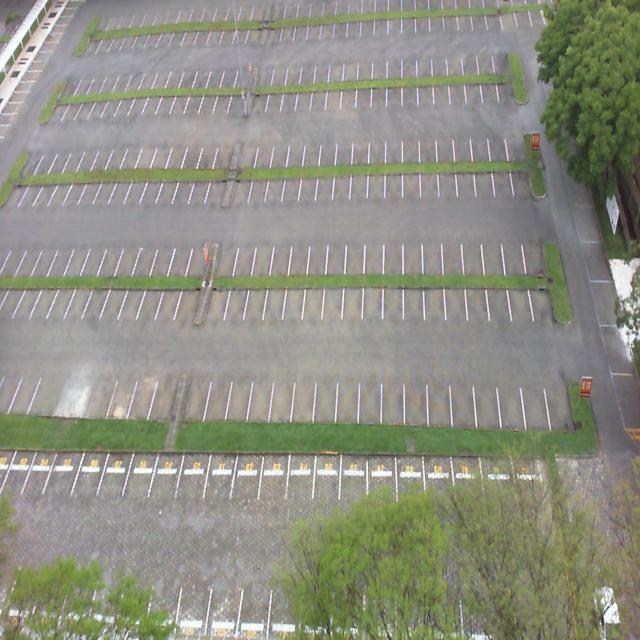
#> input picture empty.jpg, 640 x 640 px, given in place of 1.jpg, which was not available
$ python main.py
#> lines starting #> are read from the running program, lines starting #| are printed output that depends on the picture; after the words box and inside, x2 and y2 are one past the last pixel; in counts of white or black regions, pixels touching at a corner belong together; pictures that were not available may be replaced by others from this repository, and a replacement may not be noted
import cv2 as cv
import os
import glob
import numpy as np
from plots import show_images

def get_jpg_files_without_extension(directory):
    jpg_files = glob.glob(os.path.join(directory, "*.jpg"))
    base_names = [os.path.splitext(os.path.basename(f))[0] for f in jpg_files]
    return base_names

def draw_rectangles_around_cars(image, edges):
    color_image = cv.cvtColor(image, cv.COLOR_GRAY2BGR)
    contours, _ = cv.findContours(edges, cv.RETR_EXTERNAL, cv.CHAIN_APPROX_SIMPLE)

    for contour in contours:
        if 500 < cv.contourArea(contour) < 5000:
            x, y, w, h = cv.boundingRect(contour)
            cv.rectangle(color_image, (x, y), (x + w, y + h), (0, 255, 0), 2)

    return color_image


def save_test_images(image, name, suffix):
    cv.imwrite(f"test/{name}-{suffix}.jpg", image)

def find_parking_slots(image_name):
#> called with image_name = '1'
    image = cv.imread(media_directory + image_name + '.jpg', cv.IMREAD_GRAYSCALE)
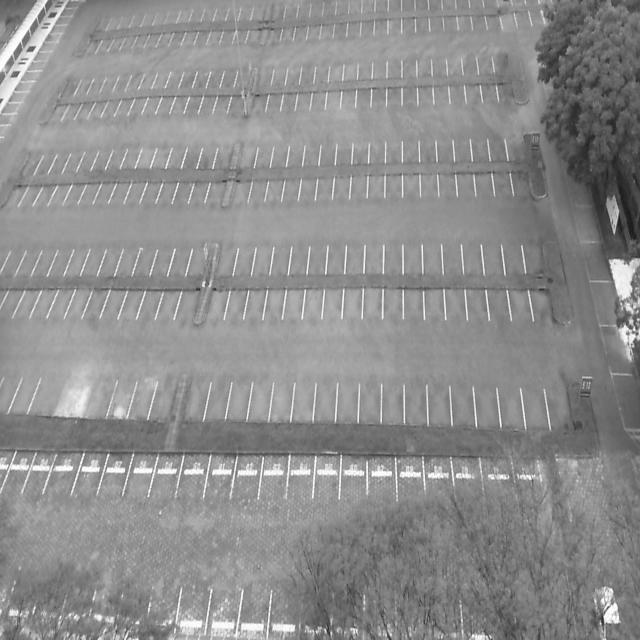
#> image: shape (640, 640); min 24, max 255, mean 141.8
    save_test_images(image, image_name, 'test')

    blurred = cv.medianBlur(image, 1)
    save_test_images(blurred, image_name, 'blurred')

    dilated = cv.dilate(blurred,np.ones((3,3)))
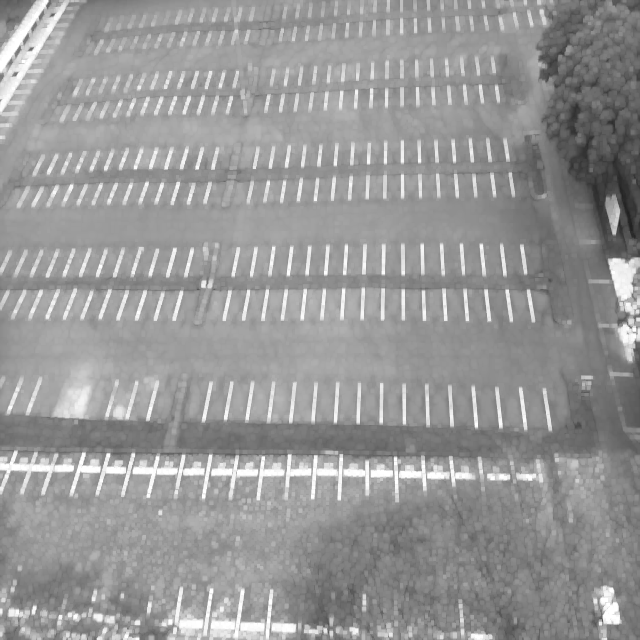
#> dilated: shape (640, 640); min 33, max 255, mean 151.6
    save_test_images(dilated, image_name, 'dilated')

    kernel = cv.getStructuringElement(cv.MORPH_ELLIPSE, (2, 2))
    closing = cv.morphologyEx(dilated, cv.MORPH_CLOSE, kernel)
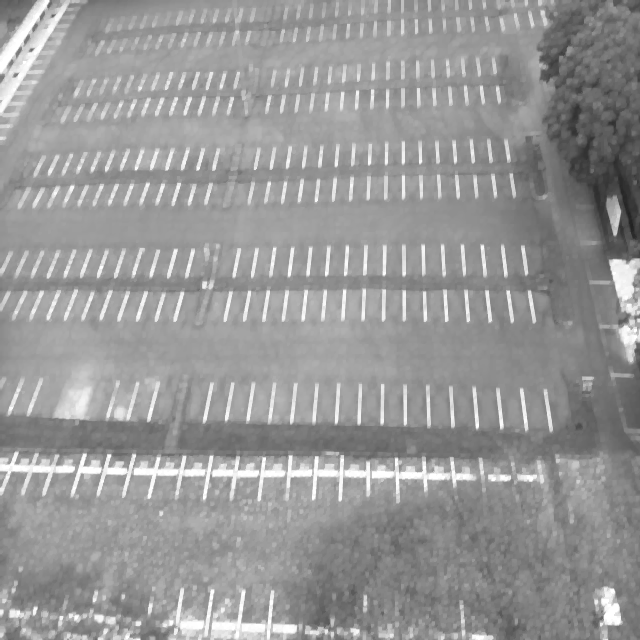
#> closing: shape (640, 640); min 34, max 255, mean 151.9

    edges = cv.Canny(closing, threshold1=50, threshold2=150)
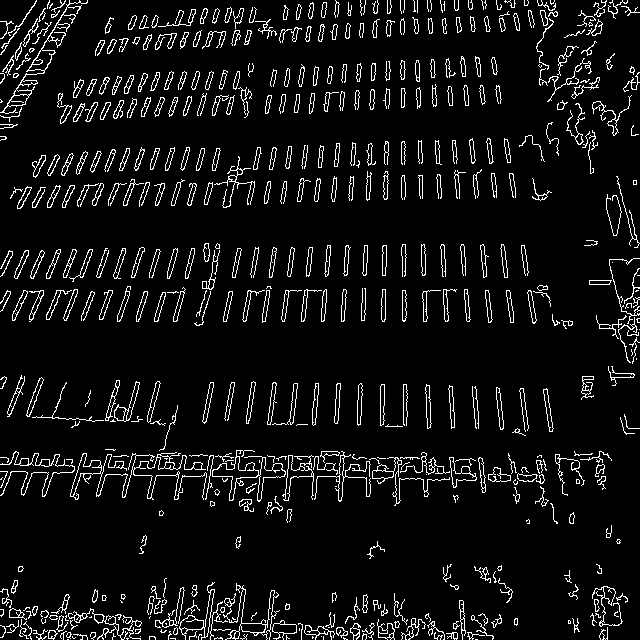
#> edges: shape (640, 640); 7% white in thin lines or dots
    save_test_images(edges, image_name, 'edges')

    rectangles = draw_rectangles_around_cars(image, edges)
#> in draw_rectangles_around_cars, `contours, _ = cv.findContours(edges, cv.RETR_EXTERNAL, cv.CHAIN_APPROX..`: contours = 553 contours, 299 with area under 20; largest, box (x1, y1, x2, y2) and area: (212, 450, 286, 502) 966, (0, 0, 88, 114) 732, (70, 452, 207, 500) 658, (223, 583, 280, 640) 478, (179, 582, 215, 640) 458
#> the loop in draw_rectangles_around_cars, `for contour in contours:` made 553 passes
#> (x, y, w, h) on passes 180, 186, 550: (70, 452, 137, 48), (212, 450, 74, 52), (0, 0, 88, 114)
#> contour on passes 1, 2, 3, 4, 7, 8: [[475, 639], [477, 639]], [[67, 639], [68, 639]], [[170, 638], [174, 638], [175, 639], [175, 638]], [[126, 638], [127, 639], [128, 638]], [[323, 636], [323, 639]], [[321, 636]]
#> after the loop in draw_rectangles_around_cars, `for contour in contours:`:
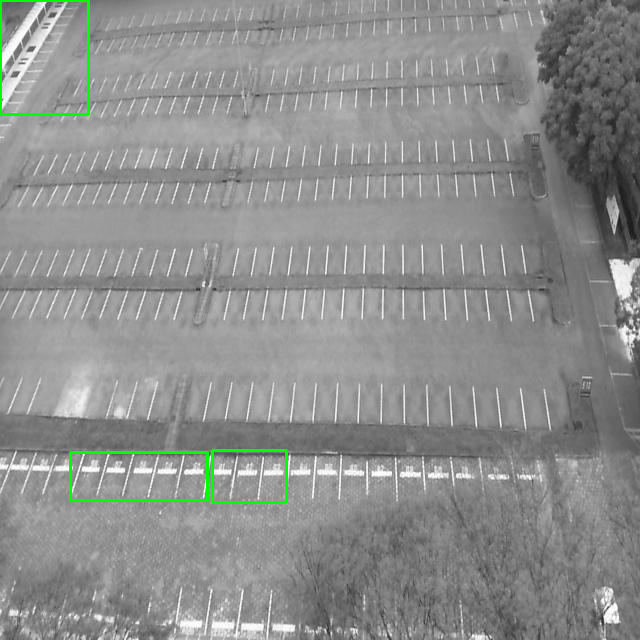
#> color_image: shape (640, 640, 3); mean B, G, R 140.8, 142.6, 140.8
    save_test_images(rectangles, image_name, 'rectangles')

media_directory = 'Media/'

jpg_files = ['1', '2', '3', '4', '5', '6', '7']

for image_name in jpg_files:
    find_parking_slots(image_name)
#> pass 2 of the loop `for image_name in jpg_files:`:
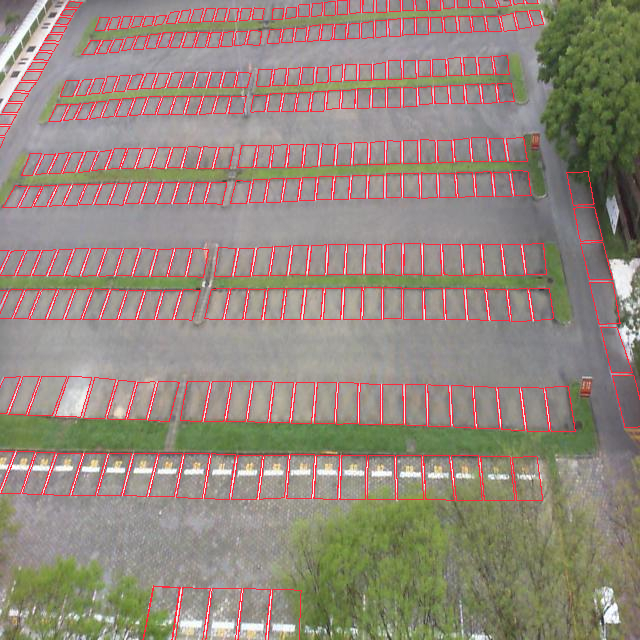
#> input picture empty_marked.jpg, 640 x 640 px, given in place of 2.jpg, which was not available
#> in find_parking_slots (call 2), `dilated = cv.dilate(blurred,np.ones((3,3)))`:
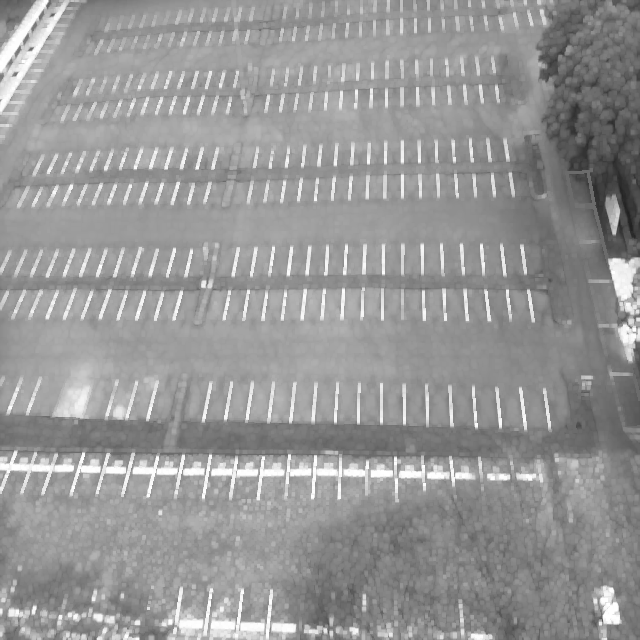
#> dilated: shape (640, 640); min 33, max 255, mean 151
#> kernel = [[0, 1], [1, 1]]
#> in find_parking_slots (call 2), `edges = cv.Canny(closing, threshold1=50, threshold2=150)`:
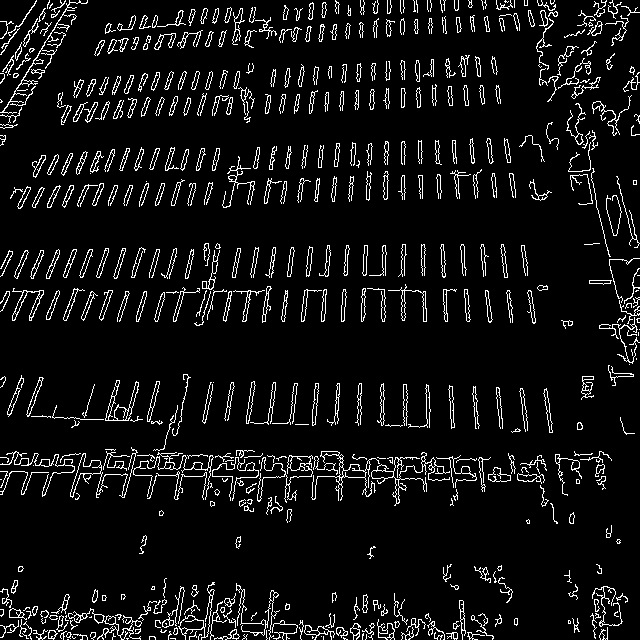
#> edges: shape (640, 640); 7.2% white in thin lines or dots
#> contours = 563 contours, 341 with area under 20; largest, box (x1, y1, x2, y2) and area: (311, 451, 380, 501) 408, (371, 452, 450, 506) 390, (105, 380, 139, 421) 382, (70, 447, 138, 498) 374, (178, 582, 215, 640) 324
#> the loop in draw_rectangles_around_cars (call 2), `for contour in contours:` made 563 passes
#> (the run stopped early here; a loop or call above may not have finished)
